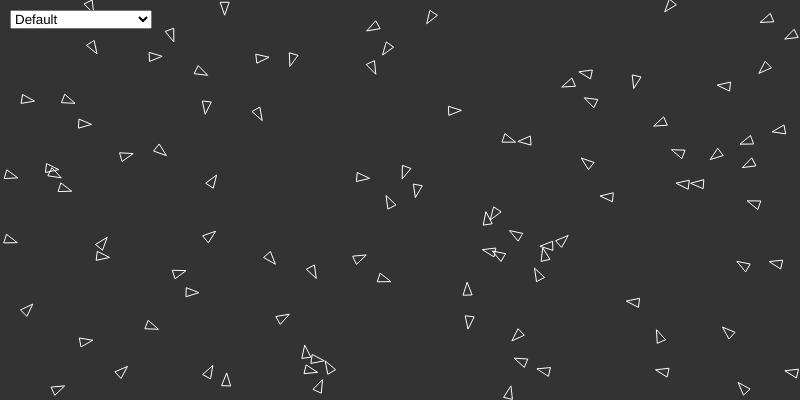
Frame 1 (no input)
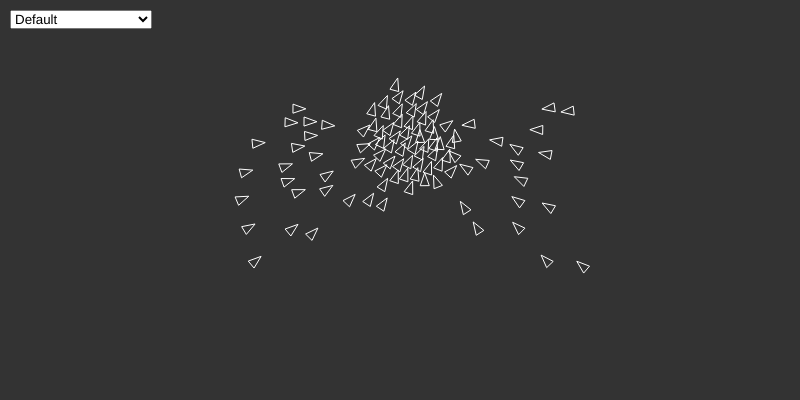
Frame 60 (no input)
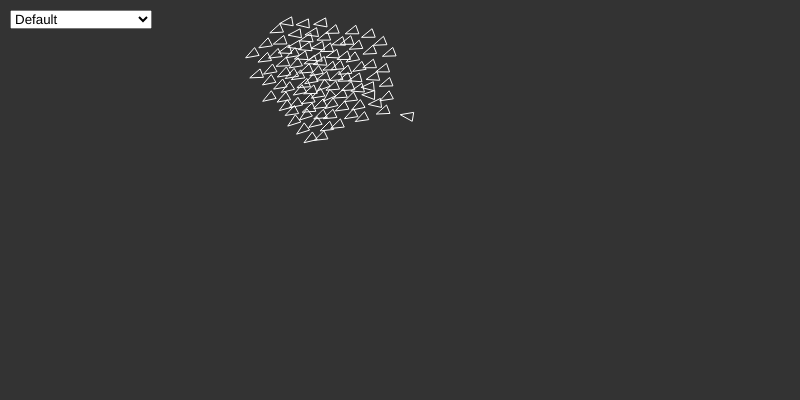
Frame 120 (the mouse pressed at the canvas centre since frame 60)

The p5.js sketch that drew these frames (run headless with seeded random() and noise() and a simulated clock; from frame 60 on, the mouse is pressed at the canvas centre):

// p5.js sketch
// ── sketch.js
const flock = [];
const obstacles = [];

let alignSlider, cohesionSlider, separationSlider, customSlider, customP, customSlider2, customP2, modeSelector;

function setup() {
  createCanvas(800, 400);

  alignSlider = createSlider(0, 2, 1, 0.02);
  alignSlider.position(10, 450);
  const alignP = createP('Alignment');
  alignP.style('font-size', '16px');
  alignP.style('font-family', 'Arial');
  alignP.position(15, 410);

  cohesionSlider = createSlider(0, 2, 1, 0.02);
  cohesionSlider.position(150, 450);
  const cohesionP = createP('Cohesion');
  cohesionP.style('font-size', '16px');
  cohesionP.style('font-family', 'Arial');
  cohesionP.position(155, 410);

  separationSlider = createSlider(0, 2, 1, 0.02);
  separationSlider.position(290, 450);
  const separationP = createP('Separation');
  separationP.style('font-size', '16px');
  separationP.style('font-family', 'Arial');
  separationP.position(295, 410);

  customSlider = createSlider(0, 2, 1, 0.02);
  customSlider.position(430, 450);
  customP = createP('');
  customP.style('font-size', '16px');
  customP.style('font-family', 'Arial');
  customP.position(435, 410);

  customSlider2 = createSlider(0, 2, 1, 0.02);
  customSlider2.position(570, 450);
  customP2 = createP('');
  customP2.style('font-size', '16px');
  customP2.style('font-family', 'Arial');
  customP2.position(575, 410);

  modeSelector = createSelect();
  modeSelector.position(10, 10);
  modeSelector.option('Default');
  modeSelector.option('Reduced perception');
  modeSelector.option('Follow a target');
  modeSelector.option('Avoid collisions');
  modeSelector.option('All at once');
  modeSelector.selected('Default');
  modeSelector.changed(modeChange);

  modeChange();
  angleMode(RADIANS);
}

function modeChange() {
  flock.length = 0
  obstacles.length = 0
  switch (modeSelector.value()) {
    case 'Reduced perception':
      customSlider.style('visibility', 'visible');
      customP.html('Eyesight');
      customP.style('visibility', 'visible');
      customSlider2.style('visibility', 'hidden');
      customP2.style('visibility', 'hidden');
      for (let i = 0; i < 100; i++) {
        flock.push(new ReducedPerceptionBoid());
      }
      break;
    case 'Follow a target':
      customSlider.style('visibility', 'visible');
      customP.html('Attraction');
      customP.style('visibility', 'visible');
      customSlider2.style('visibility', 'hidden');
      customP2.style('visibility', 'hidden');
      for (let i = 0; i < 100; i++) {
        flock.push(new FollowGoalBoid());
      }
      break;
    case 'Avoid collisions':
      customSlider.style('visibility', 'hidden');
      customP.style('visibility', 'hidden');
      customSlider2.style('visibility', 'hidden');
      customP2.style('visibility', 'hidden');
      for (let i = 0; i < 100; i++) {
        flock.push(new ObstacleAvoidanceBoid());
      }
      for (let i = 0; i < 30; i++) {
        obstacles.push(new Obstacle());
      }
      break;
    case 'All at once':
      customSlider.style('visibility', 'visible');
      customP.html('Perception');
      customP.style('visibility', 'visible');
      customSlider2.style('visibility', 'visible');
      customP2.html('Attraction');
      customP2.style('visibility', 'visible');
      for (let i = 0; i < 100; i++) {
        flock.push(new AllBoid());
      }
      for (let i = 0; i < 30; i++) {
        obstacles.push(new Obstacle());
      }
      break;
    default:
      customSlider.style('visibility', 'hidden');
      customP.style('visibility', 'hidden');
      customSlider2.style('visibility', 'hidden');
      customP2.style('visibility', 'hidden');
      for (let i = 0; i < 100; i++) {
        flock.push(new Boid());
      }
      break;
  }
}

function draw() {
  background(51);
  noFill();
  for (let obstacle of obstacles) {
    obstacle.show();
  }
  for (let boid of flock) {
    boid.flock(flock);
    boid.update();
    boid.show();
  }
}

// ── boid.js
const maxSpeed = 4;

class Boid {
  constructor() {
    this.position = createVector(random(width), random(height));
    this.velocity = p5.Vector.random2D();
    this.velocity.setMag(random(2, 4));
    this.acceleration = createVector();
  }

  align(boids) {
    if (boids.length <= 1) {
      return createVector();
    }

    const steering = createVector();
    for (let other of boids) {
      if (other != this) {
        steering.add(other.velocity);
      }
    }
    if (boids.length > 1) steering.div(boids.length-1);
    return steering.sub(this.velocity).div(5);
  }

  cohesion(boids) {
    if (boids.length <= 1) {
      return createVector();
    }

    const centerOfMass = createVector();
    for (let other of boids) {
      if (other != this) {
        centerOfMass.add(other.position);
      }
    }
    if (boids.length > 1) centerOfMass.div(boids.length-1);
    return centerOfMass.sub(this.position).div(70);
  }

  separation(boids) {
    const radius = 15;
    let steering = createVector();
    for (let other of boids) {
      let d = dist(this.position.x, this.position.y, other.position.x, other.position.y);
      if (other != this && d < radius) {
        steering.sub(createVector(other.position.x-this.position.x, other.position.y-this.position.y).setMag(radius-d))
      }
    }
    return steering.div(3);
  }

  flock(boids) {
    this.acceleration.add(this.align(boids).mult(alignSlider.value()));
    this.acceleration.add(this.cohesion(boids).mult(cohesionSlider.value()));
    this.acceleration.add(this.separation(boids).mult(separationSlider.value()));
  }

  update() {
    const edgeAvoidanceRadius = 20;
    const edgeAvoidanceStrength = 2.5;
    if (this.position.x < edgeAvoidanceRadius) this.acceleration.x += edgeAvoidanceStrength;
    if (this.position.x > width - edgeAvoidanceRadius) this.acceleration.x -= edgeAvoidanceStrength;
    if (this.position.y < edgeAvoidanceRadius) this.acceleration.y += edgeAvoidanceStrength;
    if (this.position.y > height - edgeAvoidanceRadius) this.acceleration.y -= edgeAvoidanceStrength;

    this.velocity.add(this.acceleration);
    this.velocity.limit(maxSpeed);
    this.position.add(this.velocity);
    this.acceleration.mult(0);
  }

  show() {
    strokeWeight(1);
    stroke(255);
    const direction1 = this.velocity.copy();
    direction1.setMag(5);
    const direction2 = direction1.copy().rotate(2/3*PI);
    const direction3 = direction1.copy().rotate(4/3*PI);
    direction1.setMag(10);
    triangle(this.position.x+direction1.x, this.position.y+direction1.y,
      this.position.x+direction2.x, this.position.y+direction2.y,
      this.position.x+direction3.x, this.position.y+direction3.y);
  }
}

const distMult = 35;
const distBase = 10;
const andleMult = 3;
class ReducedPerceptionBoid extends Boid {
  flock(boids) {
    const visibleBoids = boids.filter((e) => {
      const angle = this.velocity.angleBetween(createVector(e.position.x-this.position.x, e.position.y-this.position.y));
      const d = customSlider.value() * distMult + distBase;
      return e == this || dist(this.position.x, this.position.y, e.position.x, e.position.y) < d && angle < andleMult*QUARTER_PI && angle > -andleMult*QUARTER_PI;
    })
    super.flock(visibleBoids);
  }

  show() {
    super.show();
    const d = customSlider.value() * distMult + distBase;
    strokeWeight(1);
    stroke(128);
    const direction1 = this.velocity.copy();
    direction1.setMag(50);
    const direction2 = direction1.copy().rotate(andleMult*QUARTER_PI);
    direction1.rotate(-andleMult*QUARTER_PI);
    arc(this.position.x, this.position.y, 2*d, 2*d, direction1.heading(), direction2.heading(), PIE);
  }
}

class FollowGoalBoid extends Boid {
  follow() {
    if (mouseIsPressed) {
      return createVector(mouseX-this.position.x, mouseY-this.position.y).mult(dist(mouseX, this.position.x, mouseY, this.position.y) / 200).limit(1);
    } else {
      return createVector();
    }
  }

  flock(boids) {
    super.flock(boids);
    this.acceleration.add(this.follow().mult(customSlider.value()));
  }
}

const buffer = 10;
class ObstacleAvoidanceBoid extends Boid {
  avoid(obstacles) {
    const steering = createVector();

    for (let o of obstacles) {
      const d = dist(this.position.x, this.position.y, o.position.x, o.position.y);
      if (d <= o.size+buffer) {
        steering.add(createVector(this.position.x-o.position.x, this.position.y-o.position.y).setMag(o.size-d + buffer));
      } else if (d <= 2*(o.size+buffer)) {
        steering.add(createVector(this.position.x-o.position.x, this.position.y-o.position.y).setMag(20/(d-o.size)));
      }
    }

    return steering;
  }

  flock(boids) {
    super.flock(boids);
    this.acceleration.add(this.avoid(obstacles));
  }
}

class AllBoid extends ObstacleAvoidanceBoid {
  flock(boids) {
    const visibleBoids = boids.filter((e) => {
      const angle = this.velocity.angleBetween(createVector(e.position.x-this.position.x, e.position.y-this.position.y));
      const d = customSlider.value() * distMult + distBase;
      return e == this || dist(this.position.x, this.position.y, e.position.x, e.position.y) < d && angle < andleMult*QUARTER_PI && angle > -andleMult*QUARTER_PI;
    })
    super.flock(visibleBoids);
    this.acceleration.add(this.follow().mult(customSlider2.value()));
  }

  follow() {
    if (mouseIsPressed) {
      return createVector(mouseX-this.position.x, mouseY-this.position.y).mult(dist(mouseX, this.position.x, mouseY, this.position.y) / 200).limit(1);
    } else {
      return createVector();
    }
  }

  show() {
    super.show();
    const d = customSlider.value() * distMult + distBase;
    strokeWeight(1);
    stroke(128);
    const direction1 = this.velocity.copy();
    direction1.setMag(50);
    const direction2 = direction1.copy().rotate(andleMult*QUARTER_PI);
    direction1.rotate(-andleMult*QUARTER_PI);
    arc(this.position.x, this.position.y, 2*d, 2*d, direction1.heading(), direction2.heading(), PIE);
  }
}

// ── obstacle.js
class Obstacle {
  constructor() {
    this.position = createVector(random(50, width-50), random(50, height-50));
    this.size = random(10, 30);
  }

  show() {
    strokeWeight(2*this.size);
    stroke(160);
    point(this.position.x, this.position.y);
  }
}
